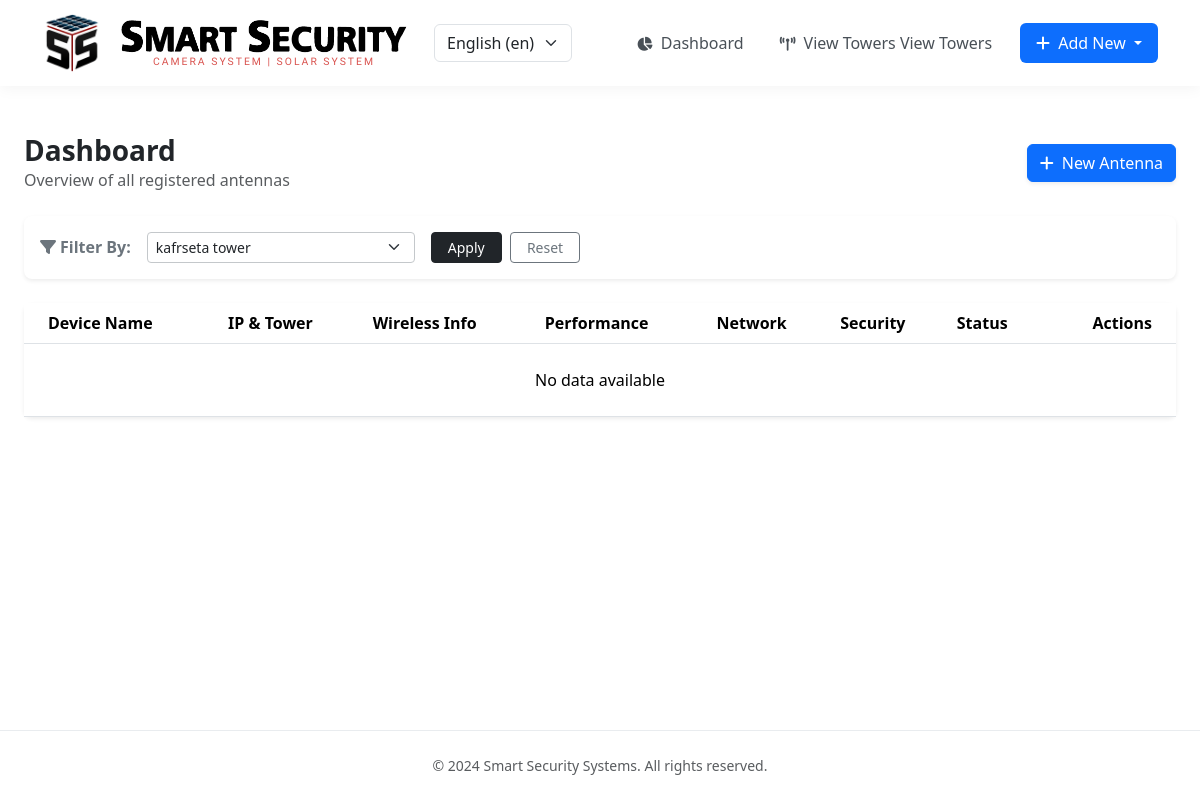
Page /en/dashboard/?tower_filter=2 on the earlier database version.
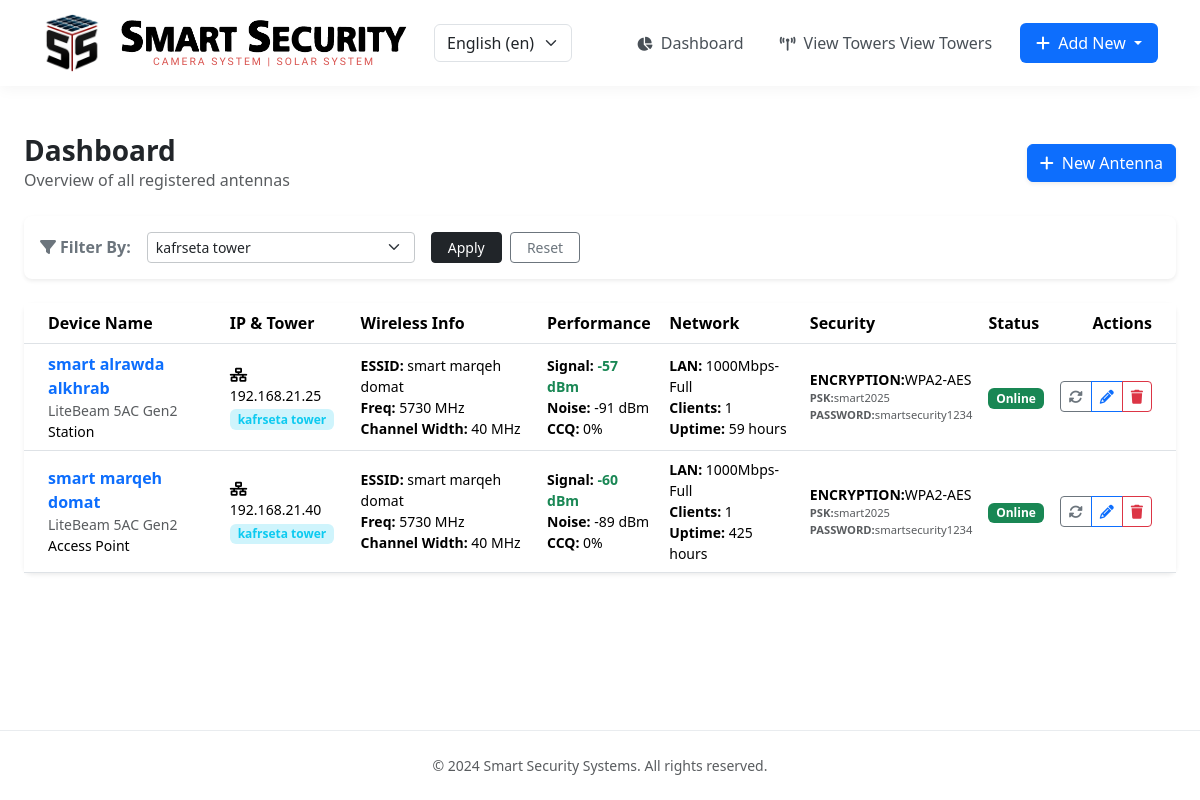
Same page on the later database version.
### network_management_app/models.py (models this page shows, shortened)
class Antenna(models.Model):
    name_device = models.CharField(max_length=100)
    model_device = models.CharField(max_length=100)
    operation_mode = models.CharField(max_length=50)
    signal = models.CharField(max_length=50)
    noise = models.CharField(max_length=50)
    ccq = models.CharField(max_length=50)
    lan_speed = models.CharField(max_length=50)
    number_of_clients = models.IntegerField()
    uptime_hours = models.CharField(max_length=50)
    essid = models.CharField(max_length=100)
    frequency = models.CharField(max_length=50)
    channel_width = models.CharField(max_length=50)
    distance = models.CharField(max_length=50)
    encryption = models.CharField(max_length=50)
    psk = models.CharField(max_length=100)
    status = models.CharField(max_length=20)
    ip_address = models.GenericIPAddressField()
    password = models.CharField(max_length=100)
    tower = models.ForeignKey('Tower', on_delete=models.CASCADE, related_name='antennas', null=True, blank=True)

class Tower(models.Model):
    name_tower = models.CharField(max_length=100)

### network_management_app/views.py (the view)
# urls.py: path('dashboard/', views.dashboard, name='dashboard'),
def dashboard(request):
    towers = Tower.objects.all()
    tower_id = request.GET.get('tower_filter')
    if tower_id:
        antennas = Antenna.objects.filter(tower__id=tower_id)
    else:
        antennas = Antenna.objects.all()
    return render(request, 'network_management_app/dashboard.html', {'antennas': antennas, 'towers': towers})

### network_management_app/templates/network_management_app/dashboard.html (shortened to what this page needs)
{% extends 'basic.html' %}
{% load i18n %}
{% block content %}
<div class="container-fluid px-4 mt-4">
    <div class="d-flex justify-content-between align-items-center mb-4">
        <div>
            <h1 class="h3 text-dark fw-bold mb-0">{% trans 'Dashboard' %}</h1>
            <p class="text-muted mb-0">{% trans 'Overview of all registered antennas' %} </p>
        </div>
        <a href="{% url 'add' %}" class="btn btn-primary shadow-sm">
            <i class="fas fa-plus me-2"></i>{% trans 'New Antenna' %}
        </a>
    </div>
    <div class="card border-0 shadow-sm mb-4 rounded-3">
        <div class="card-body py-3">
            <form method="GET" class="row g-3 align-items-center">
                <div class="col-auto">
                    <span class="fw-bold text-secondary"><i class="fas fa-filter me-1"></i>{% trans 'Filter By:' %}</span>
                </div>
                <div class="col-md-4 col-lg-3">
                    <select name="tower_filter" id="tower_filter" class="form-select form-select-sm border-secondary-subtle">
                        {% for tower in towers %}
                            <option value="{{ tower.id }}" {% if request.GET.tower_filter == tower.id|stringformat:"i" %}selected{% endif %}>
                                {{ tower.name_tower }}
                            </option>
                        {% endfor %}
                    </select>
                </div>
                <div class="col-auto">
                    <button type="submit" class="btn btn-dark btn-sm px-3">{% trans 'Apply' %}</button>
                    <a href="{% url 'dashboard' %}" class="btn btn-outline-secondary btn-sm px-3 ms-1">{% trans 'Reset' %}</a>
                </div>
            </form>
        </div>
    </div>
    <div class="card border-0 shadow-sm rounded-3">
    <div class="table-responsive">
        <table class="table table-hover align-middle mb-0">
            <thead class="bg-light">
                <tr>
                    <th class="ps-4">{% trans 'Device Name' %}</th>
                    <th>{% trans 'IP & Tower' %}</th>
                    <th>{% trans 'Wireless Info' %}</th>
                    <th>{% trans 'Performance' %}</th>
                    <th>{% trans 'Network' %}</th>
                    <th>{% trans 'Security' %}</th>
                    <th>{% trans 'Status' %}</th>
                    <th class="text-end pe-4">{% trans 'Actions' %}</th>
                </tr>
            </thead>
            <tbody>
                {% for antenna in antennas %}
                <tr class="antenna-row" data-id="{{ antenna.id }}">
                    <td class="ps-4">
                        <div class="fw-bold text-primary">{{ antenna.name_device }}</div>
                        <div class="small text-muted">{{ antenna.model_device }}</div>
                        <div class="small">{{ antenna.operation_mode }}</div>
                    </td>
                    <td>
                        <div class="small"><i class="fas fa-network-wired me-1"></i> {{ antenna.ip_address }}</div>
                        <div class="badge bg-info-subtle text-info small">{{ antenna.tower.name_tower }}</div>
                    </td>
                    <td>
                        <div class="small"><b>ESSID:</b> {{ antenna.essid }}</div>
                        <div class="small"><b>Freq:</b> {{ antenna.frequency }}</div>
                        <div class="small"><b>Channel Width:</b> {{ antenna.channel_width }}</div>
                    </td>
                    <td>
                        <div class="small"><b>Signal:</b> <span class="live-signal text-success fw-bold">{{ antenna.signal }}</span></div>
                        <div class="small"><b>Noise:</b> {{ antenna.noise }}</div>
                        <div class="small"><b>CCQ:</b> <span class="live-ccq">{{ antenna.ccq }}</span></div>
                    </td>
                    <td>
                        <div class="small"><b>LAN:</b> {{ antenna.lan_speed }}</div>
                        <div class="small"><b>Clients:</b> <span class="live-clients">{{ antenna.number_of_clients }}</span></div>
                        <div class="small"><b>Uptime:</b> {{ antenna.uptime_hours }}</div>
                    </td>
                    <td>
                        <div class="small text-uppercase"><b>ENCRYPTION:</b>{{ antenna.encryption }}</div>
                        <div class="small text-muted" style="font-size: 0.7rem;"><b>PSK:</b>{{ antenna.psk }}</div>
                        <div class="small text-muted" style="font-size: 0.7rem;"><b>PASSWORD:</b>{{ antenna.password }}</div>
                    </td>
                    <td>
                        <span class="live-status badge {% if antenna.status == 'Online' %}bg-success{% else %}bg-danger{% endif %}">
                            {{ antenna.status }}
                        </span>
                    </td>
                    <td class="text-end pe-4">
                        <div class="btn-group">
                            <button class="btn btn-sm btn-outline-secondary refresh-btn" onclick="updateAntennaRow({{ antenna.id }})">
                                <i class="fas fa-sync-alt"></i>
                            </button>
                            <a href="{% url 'edit' antenna.id %}" class="btn btn-sm btn-outline-primary"><i class="fas fa-pencil-alt"></i></a>
                            <a href="{% url 'delete' antenna.id %}" class="btn btn-sm btn-outline-danger" onclick="return confirm('Are you sure?')"><i class="fas fa-trash"></i></a>
                        </div>
                    </td>
                </tr>
                {% empty %}
                <tr><td colspan="8" class="text-center py-4">{% trans 'No data available' %}</td></tr>
                {% endfor %}
            </tbody>
        </table>
    </div>
    </div>
</div>
{% endblock content %}

### templates/basic.html (shortened to what this page needs)
{% load i18n %}
{% load static %}
{% get_current_language as LANGUAGE_CODE %}
<!doctype html>
<html lang="{{ LANGUAGE_CODE }}" dir="{% if LANGUAGE_CODE == 'ar' %}rtl{% else %}ltr{% endif %}">
  <head>
    {% if LANGUAGE_CODE == 'ar' %}
        <link rel="stylesheet" href="https://cdn.jsdelivr.net/npm/bootstrap@5.3.0/dist/css/bootstrap.rtl.min.css">
    {% else %}
        <link rel="stylesheet" href="https://cdn.jsdelivr.net/npm/bootstrap@5.3.0/dist/css/bootstrap.min.css">
    {% endif %}
    <link href="{% static 'css/main.css' %}" rel="stylesheet">
    <link href="https://cdn.jsdelivr.net/npm/bootstrap@5.3.2/dist/css/bootstrap.min.css" rel="stylesheet">
    <link rel="stylesheet" href="https://cdnjs.cloudflare.com/ajax/libs/font-awesome/6.4.0/css/all.min.css">
    <link rel="stylesheet" href="https://cdn.jsdelivr.net/npm/bootstrap-icons@1.11.0/font/bootstrap-icons.css">
  </head>
  <body>
    <nav class="navbar navbar-expand-lg navbar-light sticky-top mb-4">
      <div class="container">
        <a class="navbar-brand d-flex align-items-center" href="{% url 'home' %}">
    <img src="{% static 'images/icon copy.png' %}" alt="Logo" width="60" height="60" class="d-inline-block align-top me-2">
    <div class="brand-container">
        <img src="{% static 'images/smart-security.png' %}" alt="Logo" width="300" height="35" class="d-inline-block align-top me-2">
        <span class="brand-sub-text">CAMERA SYSTEM | SOLAR SYSTEM</span>
    </div>
</a>
        <form action="{% url 'set_language' %}" method="post">
    <select name="language" onchange="this.form.submit()" class="form-select">
        {% get_current_language as LANGUAGE_CODE %}
        {% get_available_languages as LANGUAGES %}
        {% get_language_info_list for LANGUAGES as languages %}
        {% for language in languages %}
            <option value="{{ language.code }}"{% if language.code == LANGUAGE_CODE %} selected{% endif %}>
                {{ language.name_local }} ({{ language.code }})
            </option>
        {% endfor %}
    </select>
</form>
        <div class="collapse navbar-collapse" id="mainNav">
          <ul class="navbar-nav ms-auto mb-2 mb-lg-0 align-items-center gap-1">
            <li class="nav-item">
                <a class="nav-link" href="{% url 'dashboard' %}">
                    <i class="fas fa-chart-pie me-1 small"></i> {% trans 'Dashboard' %}
                </a>
            </li>
            <li class="nav-item">
                <a class="nav-link" href="{% url 'view_towers' %}">
                    <i class="fas fa-broadcast-tower me-1 small"></i> {% trans 'View Towers' %} View Towers
                </a>
            </li>
            <li class="nav-item dropdown ms-lg-2">
                <a class="nav-link dropdown-toggle btn btn-primary text-white px-3" href="#" role="button" data-bs-toggle="dropdown" aria-expanded="false" style="background-color: #0d6efd !important; color: white !important;">
                    <i class="fas fa-plus me-1"></i> {% trans 'Add New' %}
                </a>
            </li>
          </ul>
        </div>
      </div>
    </nav>
    <main>
        {% block content %}{% endblock content %}
    </main>
    <footer class="py-4 text-center text-muted small mt-5">
        <div class="container">
            <p class="mb-0">&copy; {% trans '2024 Smart Security Systems. All rights reserved.' %}</p>
        </div>
    </footer>
  </body>
</html>

### static/css/main.css (style rules this page uses)
:root { --bs-primary: #0d6efd; --bs-secondary: #6c757d; --bs-success: #198754; --bs-danger: #dc3545; --bs-warning: #ffc107; --bs-info: #0dcaf0; --bs-light: #f8f9fa; --bs-dark: #212529; --purple-500: #c5aaf7; --pink-500: #e83e8c; --green-500: #198754; --cyan-500: #0dcaf0; --primary-blue: #ededed; --primary-indigo: #6610f2; --light-purple: #e0d1ff; --card-shadow: 0 10px 30px rgba(61, 61, 61, 0.1); --white: #ffffff; }
body { font-family: 'Inter', sans-serif; background-color: var(--bs-light); min-height: 100vh; display: flex; flex-direction: column; }
.navbar { box-shadow: 0 2px 15px rgba(0,0,0,0.05); background-color: #ffffff !important; }
.navbar-brand { font-weight: 700; letter-spacing: -0.5px; }
.nav-link { font-weight: 500; color: #495057 !important; transition: all 0.2s ease; padding: 0.5rem 1rem !important; border-radius: 0.5rem; }
.brand-container { line-height: 1.1; display: flex; flex-direction: column; align-items: center; }
.brand-sub-text { font-family: 'Roboto Condensed', 'Arial', sans-serif; font-size: 0.65rem; font-weight: 400; letter-spacing: 2px; color: #d9534f; margin-top: 2px; text-transform: uppercase; }
main { flex: 1; }
footer { margin-top: auto; background-color: #fff; border-top: 1px solid #e9ecef; }

Differences in the rows shown:
added Antenna: name_device "smart alrawda alkhrab", model_device "LiteBeam 5AC Gen2", operation_mode "Station", ip_address "192.168.21.25", tower.name_tower "kafrseta tower", essid "smart marqeh domat", frequency "5730 MHz", channel_width "40 MHz", signal "-57 dBm", noise "-91 dBm", ccq "0%", lan_speed "1000Mbps-Full", number_of_clients "1", uptime_hours "59 hours", encryption "WPA2-AES", psk "smart2025", password "smartsecurity1234", status "Online"
added Antenna: name_device "smart marqeh domat", model_device "LiteBeam 5AC Gen2", operation_mode "Access Point", ip_address "192.168.21.40", tower.name_tower "kafrseta tower", essid "smart marqeh domat", frequency "5730 MHz", channel_width "40 MHz", signal "-60 dBm", noise "-89 dBm", ccq "0%", lan_speed "1000Mbps-Full", number_of_clients "1", uptime_hours "425 hours", encryption "WPA2-AES", psk "smart2025", password "smartsecurity1234", status "Online"
Other differences:
text no longer shown: "No data available"
